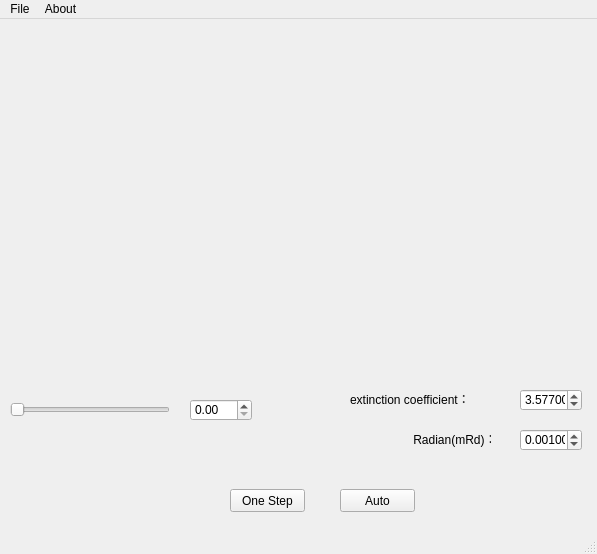
<?xml version="1.0" encoding="UTF-8"?>
<ui version="4.0">
 <class>MainWindow</class>
 <widget class="QMainWindow" name="MainWindow">
  <property name="geometry">
   <rect>
    <x>0</x>
    <y>0</y>
    <width>597</width>
    <height>554</height>
   </rect>
  </property>
  <property name="windowTitle">
   <string>MainWindow</string>
  </property>
  <widget class="QWidget" name="centralwidget">
   <widget class="QSlider" name="horizontalSlider">
    <property name="geometry">
     <rect>
      <x>10</x>
      <y>380</y>
      <width>160</width>
      <height>22</height>
     </rect>
    </property>
    <property name="orientation">
     <enum>Qt::Horizontal</enum>
    </property>
   </widget>
   <widget class="QDoubleSpinBox" name="doubleSpinBox">
    <property name="geometry">
     <rect>
      <x>190</x>
      <y>380</y>
      <width>62</width>
      <height>22</height>
     </rect>
    </property>
    <property name="maximum">
     <double>10000.000000000000000</double>
    </property>
   </widget>
   <widget class="QLabel" name="label">
    <property name="geometry">
     <rect>
      <x>350</x>
      <y>370</y>
      <width>151</width>
      <height>20</height>
     </rect>
    </property>
    <property name="text">
     <string>extinction coefficient：</string>
    </property>
   </widget>
   <widget class="QLabel" name="label_2">
    <property name="geometry">
     <rect>
      <x>410</x>
      <y>410</y>
      <width>81</width>
      <height>20</height>
     </rect>
    </property>
    <property name="text">
     <string> Radian(mRd)：</string>
    </property>
   </widget>
   <widget class="QPushButton" name="pushButton_One">
    <property name="geometry">
     <rect>
      <x>230</x>
      <y>470</y>
      <width>75</width>
      <height>23</height>
     </rect>
    </property>
    <property name="text">
     <string>One Step</string>
    </property>
   </widget>
   <widget class="QDoubleSpinBox" name="doubleSpinBox_2">
    <property name="geometry">
     <rect>
      <x>520</x>
      <y>370</y>
      <width>62</width>
      <height>22</height>
     </rect>
    </property>
    <property name="decimals">
     <number>6</number>
    </property>
    <property name="value">
     <double>3.577000000000000</double>
    </property>
   </widget>
   <widget class="QDoubleSpinBox" name="doubleSpinBox_3">
    <property name="geometry">
     <rect>
      <x>520</x>
      <y>410</y>
      <width>62</width>
      <height>22</height>
     </rect>
    </property>
    <property name="decimals">
     <number>6</number>
    </property>
    <property name="value">
     <double>0.001000000000000</double>
    </property>
   </widget>
   <widget class="QWidget" name="gridLayoutWidget">
    <property name="geometry">
     <rect>
      <x>10</x>
      <y>10</y>
      <width>571</width>
      <height>351</height>
     </rect>
    </property>
    <layout class="QGridLayout" name="gridLayout"/>
   </widget>
   <widget class="QPushButton" name="pushButton_Auto">
    <property name="geometry">
     <rect>
      <x>340</x>
      <y>470</y>
      <width>75</width>
      <height>23</height>
     </rect>
    </property>
    <property name="text">
     <string>Auto</string>
    </property>
   </widget>
  </widget>
  <widget class="QMenuBar" name="menubar">
   <property name="geometry">
    <rect>
     <x>0</x>
     <y>0</y>
     <width>597</width>
     <height>23</height>
    </rect>
   </property>
   <widget class="QMenu" name="menuFile">
    <property name="title">
     <string>File</string>
    </property>
   </widget>
   <widget class="QMenu" name="menuAbout">
    <property name="title">
     <string>About</string>
    </property>
   </widget>
   <addaction name="menuFile"/>
   <addaction name="menuAbout"/>
  </widget>
  <widget class="QStatusBar" name="statusbar"/>
 </widget>
 <resources/>
 <connections/>
</ui>
